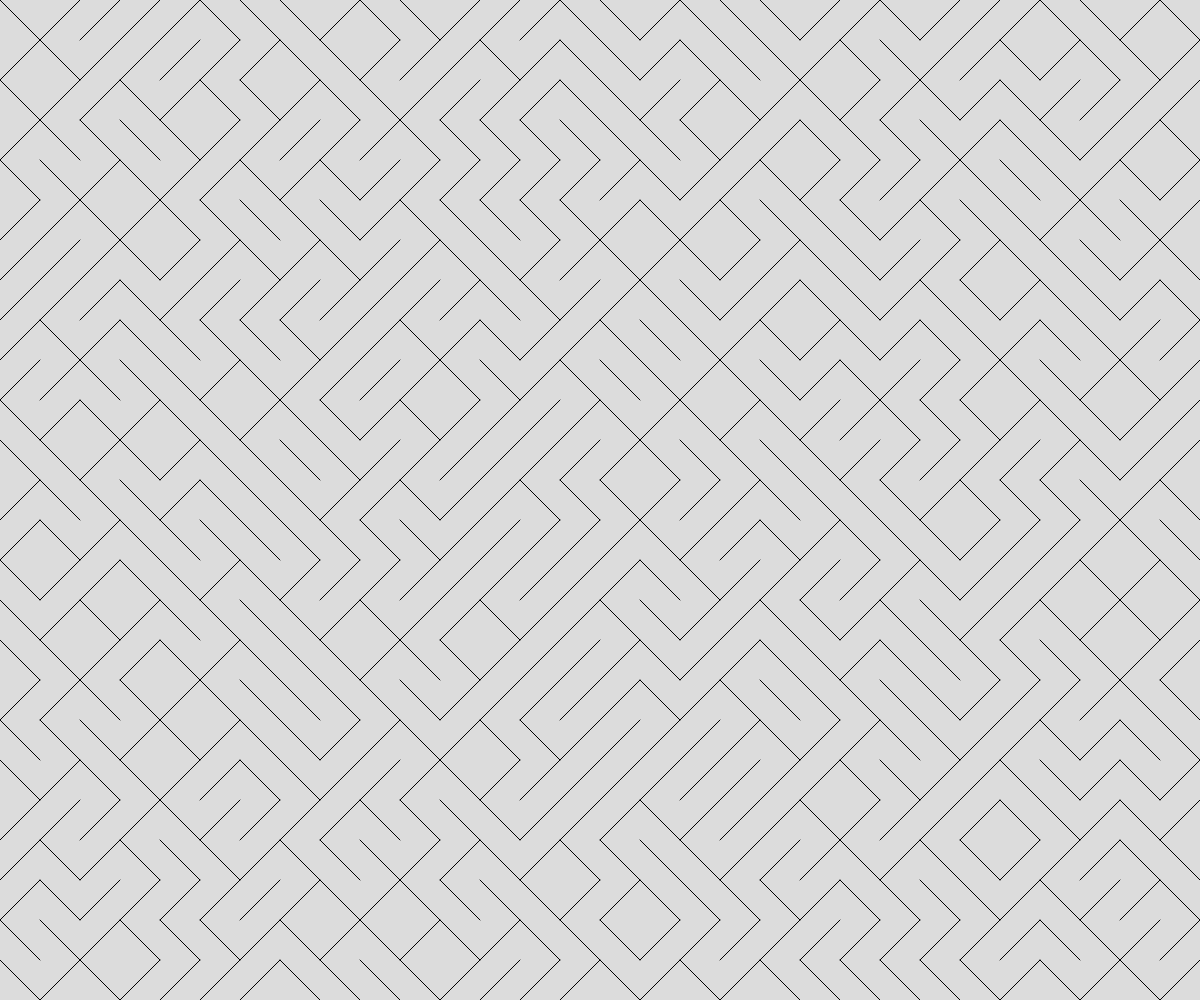
Frame 1 (no input)
Frame 60 (no input): identical to frame 1, image omitted
Frame 120 (the mouse pressed at the canvas centre since frame 60): identical to frame 1, image omitted

The p5.js sketch that drew this single still picture (run headless with seeded random() and noise() and a simulated clock; from frame 60 on, the mouse is pressed at the canvas centre):

// p5.js sketch
// ── sketch.js
// Generative Art Demo

let theTiles = [];
const THE_SIZE = 40;

function setup() {
  createCanvas(windowWidth, windowHeight);

  for (let x = THE_SIZE/2; x < width; x += THE_SIZE) {
    for(let y = THE_SIZE/2; y < height; y += THE_SIZE) {
      let someTile = spawnTile(x, y, THE_SIZE);
      theTiles.push(someTile);
    }
  }

}

function draw() {
  background(220);
  for (let tile of theTiles) {
    line(tile.x1, tile.y1, tile.x2, tile.y2);
  }
}

function spawnTile(x, y, tileSize) {
  let choice = random(100);
  let tile;

  if (choice < 50) {
    //positive slope
    tile = {
      x1: x - tileSize / 2,
      y1: y + tileSize/2,
      x2: x + tileSize/2,
      y2: y - tileSize/2,
    };
  }
  else {
    // negative slope
    tile = {
      x1: x - tileSize/2,
      y1: y - tileSize/2,
      x2: x + tileSize/2,
      y2: y + tileSize/2,
    };
  }
  return tile;
}
